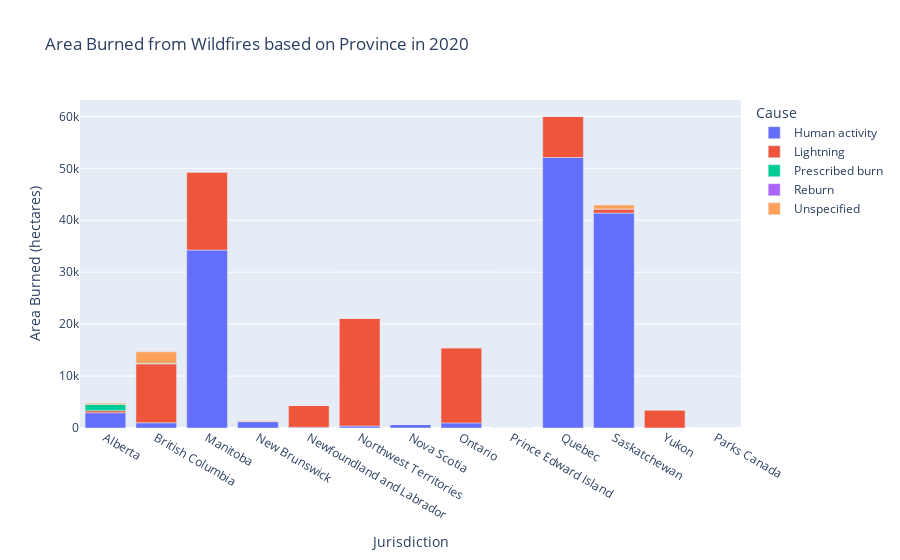

Notebook code cell kept with this figure:
### Markdown cell above
Sometimes, due to the scale of certain values in figures, it can be hard to visualize comparisons. In the figure below, you can find the main causes of landmass burnt in different provinces in differing years by changing the value of `year_to_check` to the year you are interested in observing. 

Note: The dataset obtained only has years from 1990-2021, and the *2021* data cannot identify the causes of wildfires.

### Code cell
provincal_fires = areabygroup.groupby(['Jurisdiction', 'Cause']).sum().reset_index()

# Change this value to change the year (Note: This data goes from 1990-2021)
# For example, changing 2020 to 2019 will show Area Burned based on Causes in 2019
year_to_check = 2020

if year_to_check < 1900 or year_to_check > 2021:
    print("Please input a valid date from 1990-2021")
else:
    provincal_fires_fig = px.bar(provincal_fires, x='Jurisdiction', y=year_to_check, color='Cause', title=f'Area Burned from Wildfires based on Province in {year_to_check}').update_layout(yaxis_title="Area Burned (hectares)").show()

### Figure 1 — Plotly figure (JSON) as saved in the notebook; plotly's stock layout.template omitted (floating-point values rounded to 4 significant figures)
{"data": [{"alignmentgroup": "True", "hovertemplate": "Cause=Human activity<br>Jurisdiction=%{x}<br>2020=%{y}<extra></extra>", "legendgroup": "Human activity", "marker": {"color": "#636efa", "pattern": {"shape": ""}}, "name": "Human activity", "offsetgroup": "Human activity", "orientation": "v", "showlegend": true, "textposition": "auto", "type": "bar", "x": ["Alberta", "British Columbia", "Manitoba", "New Brunswick", "Newfoundland and Labrador", "Northwest Territories", "Nova Scotia", "Ontario", "Prince Edward Island", "Quebec", "Saskatchewan", "Yukon"], "xaxis": "x", "y": [2949, 1012, 34268, 1224, 148, 371, 678, 985, 0, 52090, 41398, 12], "yaxis": "y"}, {"alignmentgroup": "True", "hovertemplate": "Cause=Lightning<br>Jurisdiction=%{x}<br>2020=%{y}<extra></extra>", "legendgroup": "Lightning", "marker": {"color": "#EF553B", "pattern": {"shape": ""}}, "name": "Lightning", "offsetgroup": "Lightning", "orientation": "v", "showlegend": true, "textposition": "auto", "type": "bar", "x": ["Alberta", "British Columbia", "Manitoba", "New Brunswick", "Newfoundland and Labrador", "Northwest Territories", "Nova Scotia", "Ontario", "Prince Edward Island", "Quebec", "Saskatchewan", "Yukon"], "xaxis": "x", "y": [393, 11336, 15035, 51, 4185, 20768, 18, 14471, 0, 7897, 780, 3452], "yaxis": "y"}, {"alignmentgroup": "True", "hovertemplate": "Cause=Prescribed burn<br>Jurisdiction=%{x}<br>2020=%{y}<extra></extra>", "legendgroup": "Prescribed burn", "marker": {"color": "#00cc96", "pattern": {"shape": ""}}, "name": "Prescribed burn", "offsetgroup": "Prescribed burn", "orientation": "v", "showlegend": true, "textposition": "auto", "type": "bar", "x": ["Alberta", "British Columbia", "Manitoba", "Newfoundland and Labrador", "Northwest Territories", "Nova Scotia", "Ontario", "Quebec", "Saskatchewan"], "xaxis": "x", "y": [1250, 123, 0, 0, 0, 0, 4, 15, 0], "yaxis": "y"}, {"alignmentgroup": "True", "hovertemplate": "Cause=Reburn<br>Jurisdiction=%{x}<br>2020=%{y}<extra></extra>", "legendgroup": "Reburn", "marker": {"color": "#ab63fa", "pattern": {"shape": ""}}, "name": "Reburn", "offsetgroup": "Reburn", "orientation": "v", "showlegend": true, "textposition": "auto", "type": "bar", "x": ["Alberta"], "xaxis": "x", "y": [0], "yaxis": "y"}, {"alignmentgroup": "True", "hovertemplate": "Cause=Unspecified<br>Jurisdiction=%{x}<br>2020=%{y}<extra></extra>", "legendgroup": "Unspecified", "marker": {"color": "#FFA15A", "pattern": {"shape": ""}}, "name": "Unspecified", "offsetgroup": "Unspecified", "orientation": "v", "showlegend": true, "textposition": "auto", "type": "bar", "x": ["Alberta", "British Columbia", "Manitoba", "New Brunswick", "Newfoundland and Labrador", "Northwest Territories", "Nova Scotia", "Ontario", "Parks Canada", "Prince Edward Island", "Quebec", "Saskatchewan", "Yukon"], "xaxis": "x", "y": [206, 2201, 0, 115, 1, 0, 1, 24, 0, 0, 0, 774, 0], "yaxis": "y"}], "layout": {"barmode": "relative", "legend": {"title": {"text": "Cause"}, "tracegroupgap": 0}, "title": {"text": "Area Burned from Wildfires based on Province in 2020"}, "xaxis": {"anchor": "y", "domain": [0, 1], "title": {"text": "Jurisdiction"}}, "yaxis": {"anchor": "x", "domain": [0, 1], "title": {"text": "Area Burned (hectares)"}}}}
